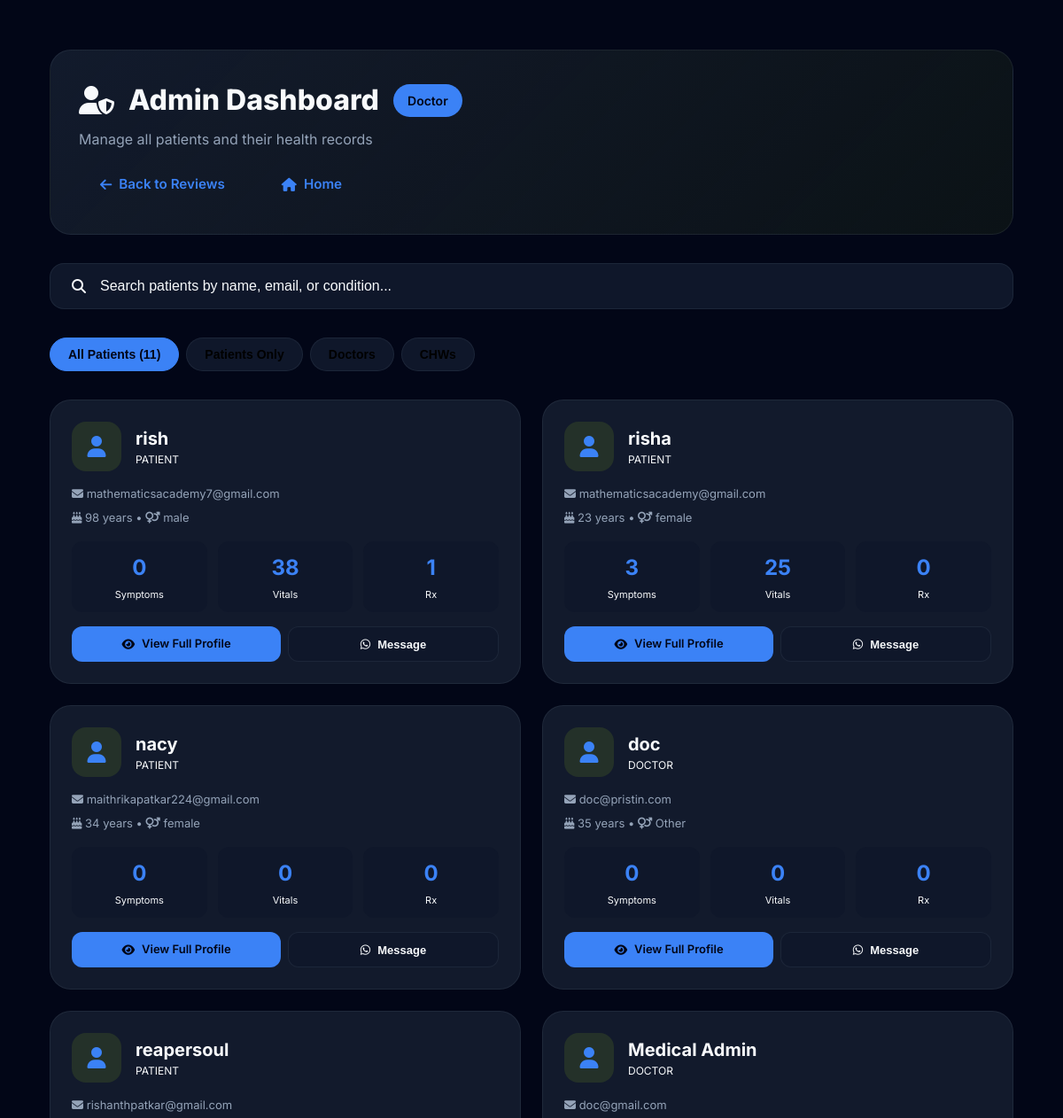
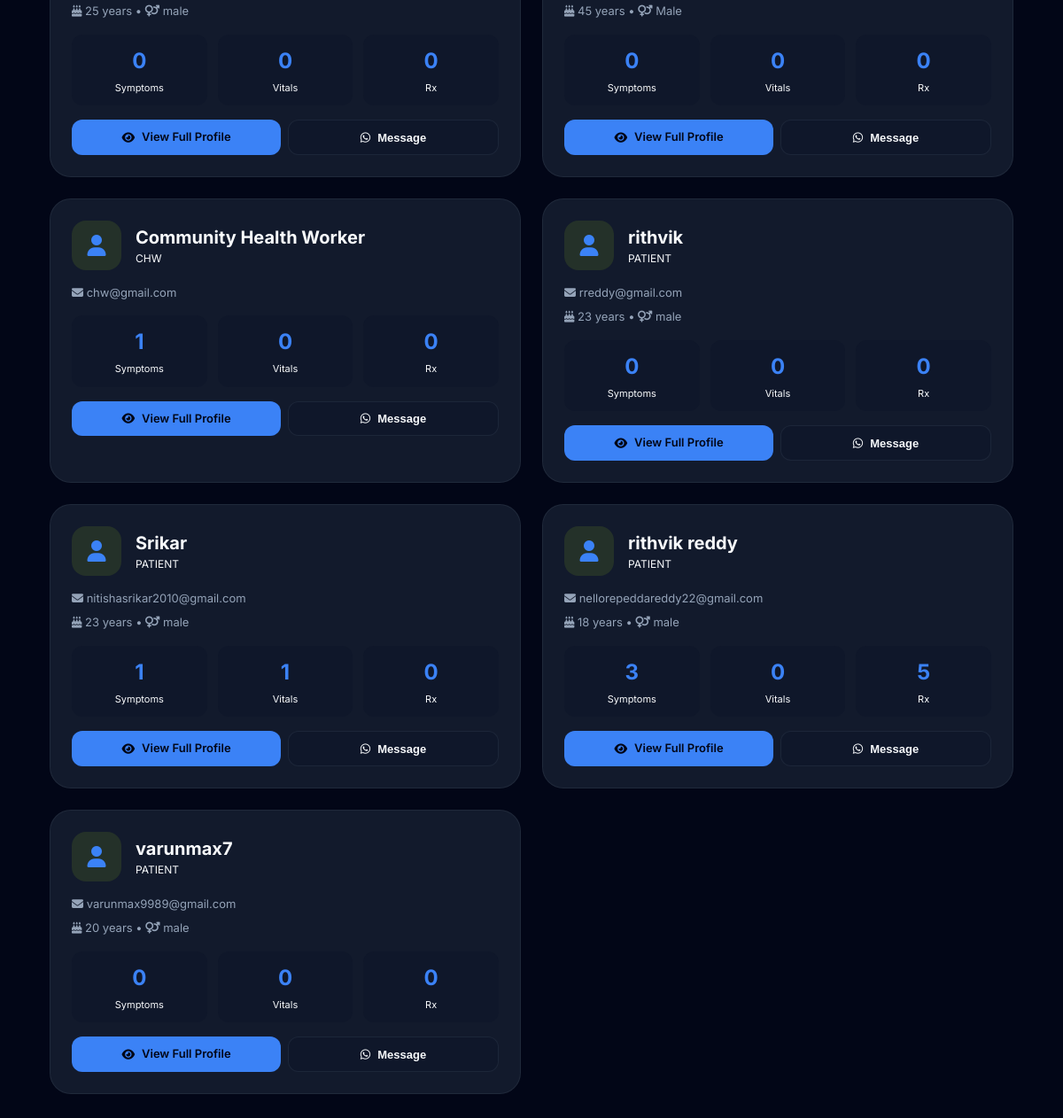
Before: /admin/patients (signed in) with the older database file (2 pictures, top to bottom).
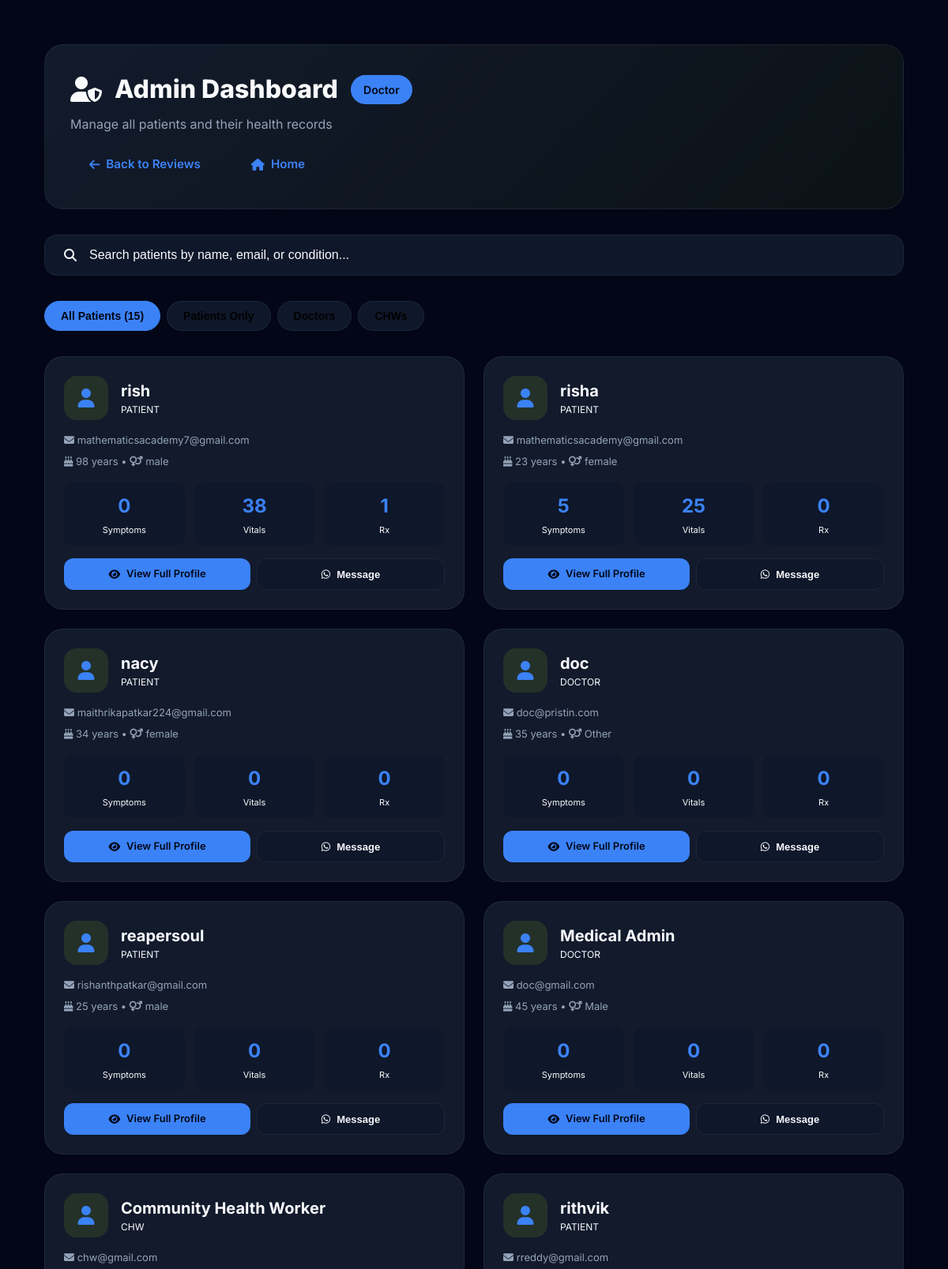
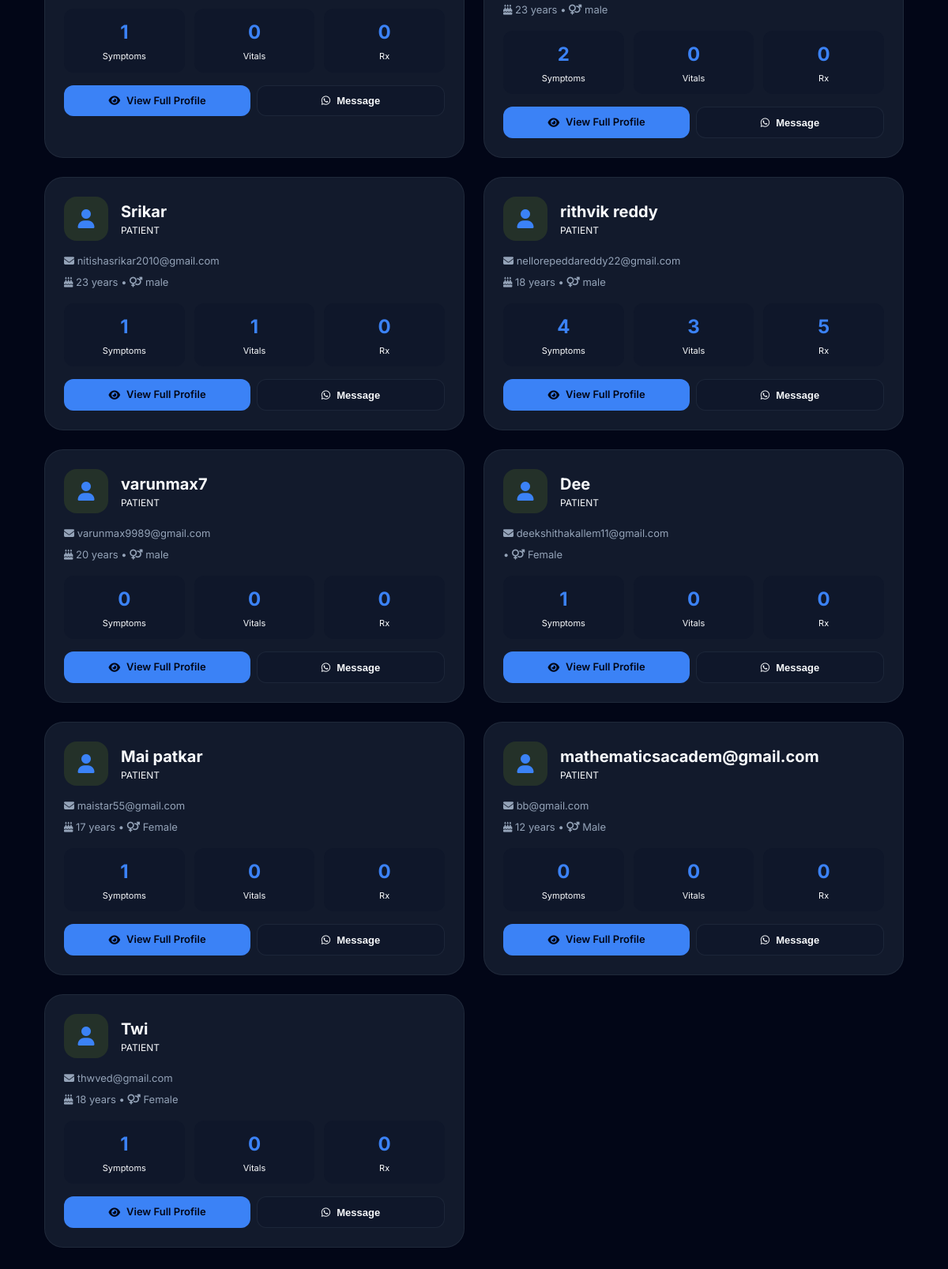
After: the same page with the newer database file (2 pictures, top to bottom).
### app.py (models this page shows)
class User(db.Model, UserMixin):
    id = db.Column(db.Integer, primary_key=True)
    username = db.Column(db.String(150), unique=True, nullable=False)
    email = db.Column(db.String(150), unique=True, nullable=False)
    password = db.Column(db.String(150), nullable=False)
    age = db.Column(db.Integer, nullable=True)
    gender = db.Column(db.String(20), nullable=True)
    existing_conditions = db.Column(db.Text, nullable=True)  # Comma-separated conditions
    role = db.Column(db.String(20), default='patient')  # patient, doctor, chw (community health worker)
    whatsapp_number = db.Column(db.String(20), nullable=True)  # Format: +91XXXXXXXXXX
    family_whatsapp = db.Column(db.String(20), nullable=True)  # Emergency contact WhatsApp
    preferred_language = db.Column(db.String(10), default='english')  # english, hindi, telugu, tamil, bengali, marathi
    symptom_reports = db.relationship('SymptomReport', backref='user', lazy=True, foreign_keys='SymptomReport.user_id')
    prescriptions = db.relationship('Prescription', backref='user', lazy=True)
    vital_records = db.relationship('VitalRecord', backref='user', lazy=True)
    appointments = db.relationship('Appointment', backref='user', lazy=True, foreign_keys='Appointment.user_id')

### app.py (the view)
@app.route('/admin/patients')
@login_required
@doctor_required
def admin_all_patients():
    all_users = User.query.all()
    patients_data = []
    for user in all_users:
        user_data = {
            'id': user.id,
            'username': user.username,
            'email': user.email,
            'role': user.role,
            'age': user.age,
            'gender': user.gender,
            'whatsapp_number': user.whatsapp_number,  # Added for admin messaging
            'symptom_count': SymptomReport.query.filter_by(user_id=user.id).count(),
            'vital_count': VitalRecord.query.filter_by(user_id=user.id).count(),
            'prescription_count': Prescription.query.filter_by(user_id=user.id).count()
        }
        patients_data.append(user_data)
    return render_template('admin_patients.html', all_patients=patients_data)

### app.py (called while the page is built)
@app.context_processor
def inject_languages():
    return dict(LANGUAGES=LANGUAGES, now=datetime.utcnow)

def doctor_required(f):
    from functools import wraps
    @wraps(f)
    def decorated_function(*args, **kwargs):
        if not current_user.is_authenticated or current_user.role not in ['doctor', 'chw']:
            flash('Access denied. Doctor or CHW role required.', 'error')
            return redirect(url_for('dashboard'))
        return f(*args, **kwargs)
    return decorated_function

@login_manager.user_loader
def load_user(user_id):
    return User.query.get(int(user_id))

@app.after_request
def add_security_headers(response):
    response.headers['X-Frame-Options'] = 'SAMEORIGIN'
    response.headers['X-Content-Type-Options'] = 'nosniff'
    response.headers['Referrer-Policy'] = 'strict-origin-when-cross-origin'
    return response

### templates/admin_patients.html (shortened to what this page needs)
<!DOCTYPE html>
<html lang="en">
<head>
    <link rel="stylesheet" href="https://cdnjs.cloudflare.com/ajax/libs/font-awesome/6.4.0/css/all.min.css">
    <link rel="stylesheet" href="/static/css/style.css">
</head>
<body>
    <div class="container">
        <div class="admin-header">
            <div class="admin-title">
                <i class="fas fa-user-shield"></i>
                {{ 'Admin Dashboard' | translate }}
                <span class="admin-badge">{{ 'Doctor' | translate }}</span>
            </div>
            <p style="color: var(--text-secondary); margin-top: 0.5rem;">
                {{ 'Manage all patients and their health records' | translate }}
            </p>
            <div style="margin-top: 1rem; display: flex; gap: 1rem;">
                <a href="{{ url_for('doctor_dashboard') }}" class="btn btn-ghost">
                    <i class="fas fa-arrow-left"></i> {{ 'Back to Reviews' | translate }}
                </a>
                <a href="{{ url_for('dashboard') }}" class="btn btn-ghost">
                    <i class="fas fa-home"></i> {{ 'Home' | translate }}
                </a>
            </div>
        </div>
        <div class="search-bar">
            <i class="fas fa-search" style="color: var(--text-tertiary);"></i>
            <input type="text" id="searchInput"
                placeholder="{{ 'Search patients by name, email, or condition...' | translate }}"
                onkeyup="filterPatients()">
        </div>
        <div class="filter-tabs">
            <button class="filter-tab active" onclick="filterByRole('all')">{{ 'All Patients' | translate }} ({{
                all_patients|length
                }})</button>
            <button class="filter-tab" onclick="filterByRole('patient')">{{ 'Patients Only' | translate }}</button>
            <button class="filter-tab" onclick="filterByRole('doctor')">{{ 'Doctors' | translate }}</button>
            <button class="filter-tab" onclick="filterByRole('chw')">{{ 'CHWs' | translate }}</button>
        </div>
        <div class="patient-grid" id="patientGrid">
            {% for patient in all_patients %}
            <div class="patient-card" data-role="{{ patient.role }}" data-name="{{ patient.username.lower() }}"
                data-email="{{ patient.email.lower() }}">
                <div class="patient-header">
                    <div class="patient-avatar">
                        <i class="fas fa-user"></i>
                    </div>
                    <div style="flex: 1;">
                        <div class="patient-name">{{ patient.username }}</div>
                        <div class="patient-role">{{ patient.role }}</div>
                    </div>
                </div>
                <div style="font-size: 0.8125rem; color: var(--text-secondary); margin-bottom: 0.5rem;">
                    <i class="fas fa-envelope"></i> {{ patient.email }}
                </div>
                {% if patient.age or patient.gender %}
                <div style="font-size: 0.8125rem; color: var(--text-secondary); margin-bottom: 1rem;">
                    {% if patient.age %}<i class="fas fa-birthday-cake"></i> {{ patient.age }} years{% endif %}
                    {% if patient.gender %} • <i class="fas fa-venus-mars"></i> {{ patient.gender }}{% endif %}
                </div>
                {% endif %}
                <div class="patient-stats">
                    <div class="stat-mini">
                        <div class="stat-mini-value">{{ patient.symptom_count }}</div>
                        <div class="stat-mini-label">Symptoms</div>
                    </div>
                    <div class="stat-mini">
                        <div class="stat-mini-value">{{ patient.vital_count }}</div>
                        <div class="stat-mini-label">Vitals</div>
                    </div>
                    <div class="stat-mini">
                        <div class="stat-mini-value">{{ patient.prescription_count }}</div>
                        <div class="stat-mini-label">Rx</div>
                    </div>
                </div>
                <div class="patient-actions">
                    <a href="{{ url_for('admin_patient_detail', patient_id=patient.id) }}" class="btn-action btn-view">
                        <i class="fas fa-eye"></i> {{ 'View Full Profile' | translate }}
                    </a>
                    {% if patient.whatsapp_number %}
                    <button class="btn-action btn-message"
                        onclick="openWhatsAppModal({{ patient.id }}, '{{ patient.username }}', '{{ patient.whatsapp_number }}')">
                        <i class="fab fa-whatsapp"></i> {{ 'Message' | translate }}
                    </button>
                    {% else %}
                    <button class="btn-action btn-message"
                        onclick="alert('{{ 'No WhatsApp number registered for this patient.' | translate }}')">
                        <i class="fab fa-whatsapp"></i> {{ 'Message' | translate }}
                    </button>
                    {% endif %}
                </div>
            </div>
            {% endfor %}
        </div>
    </div>
</body>
</html>

### static/css/style.css (style rules this page uses)
:root { --bg-primary: #020617; --bg-secondary: #0f172a; --bg-card: rgba(30, 41, 59, 0.6); --bg-card-hover: rgba(51, 65, 85, 0.7); --bg-sidebar: rgba(15, 23, 42, 0.95); --primary: #3b82f6; --primary-glow: rgba(59, 130, 246, 0.5); --secondary: #06b6d4; --success: #10b981; --warning: #f59e0b; --error: #ef4444; --info: #3b82f6; --text-primary: #f8fafc; --text-secondary: #94a3b8; --text-muted: #64748b; --border-color: rgba(148, 163, 184, 0.1); --radius-sm: 8px; --radius-md: 12px; --radius-lg: 16px; --radius-xl: 24px; --radius-full: 9999px; --shadow-sm: 0 1px 2px 0 rgba(0, 0, 0, 0.05); --shadow-md: 0 4px 6px -1px rgba(0, 0, 0, 0.1), 0 2px 4px -1px rgba(0, 0, 0, 0.06); --shadow-lg: 0 10px 15px -3px rgba(0, 0, 0, 0.1), 0 4px 6px -2px rgba(0, 0, 0, 0.05); --shadow-xl: 0 20px 25px -5px rgba(0, 0, 0, 0.1), 0 10px 10px -5px rgba(0, 0, 0, 0.04); --glow-blue: 0 0 15px rgba(59, 130, 246, 0.3); --glow-cyan: 0 0 15px rgba(6, 182, 212, 0.3); --font-sans: 'Inter', system-ui, -apple-system, sans-serif; }
* { margin: 0; padding: 0; box-sizing: border-box; -webkit-tap-highlight-color: transparent; }
body { font-family: var(--font-sans); background-color: var(--bg-primary); background-image: radial-gradient(circle at 15% 50%, rgba(59, 130, 246, 0.08), transparent 25%), radial-gradient(circle at 85% 30%, rgba(6, 182, 212, 0.08), transparent 25%); background-attachment: fixed; color: var(--text-primary); line-height: 1.5; overflow-x: hidden; min-height: 100vh; }
a { color: var(--primary); text-decoration: none; transition: all 0.2s; }
.container { max-width: 1400px; margin: 0 auto; padding: 1.5rem; }
.btn { display: inline-flex; align-items: center; justify-content: center; padding: 0.75rem 1.5rem; border-radius: var(--radius-md); font-weight: 600; font-size: 0.95rem; transition: all 0.3s cubic-bezier(0.4, 0, 0.2, 1); cursor: pointer; border: none; gap: 0.5rem; }
.nav-link, .btn, .quick-action-card, .lang-btn, .floating-ai-btn { cursor: pointer !important; }

Changed rows visible on the page:
computed for User "risha": symptom_count "3" → "5"
changed User "rithvik": symptom_count "0" → "2"
computed for User "rithvik reddy": symptom_count "3" → "4"; vital_count "0" → "3"
added User: username "Dee", role "PATIENT", email "deekshithakallem11@gmail.com", gender "Female", symptom_count "1", vital_count "0", prescription_count "0", value "View Full Profile", value "Message"
added User: username "Mai patkar", role "PATIENT", email "maistar55@gmail.com", age "17", gender "Female", symptom_count "1", vital_count "0", prescription_count "0", value "View Full Profile", value "Message"
added User: username "mathematicsacadem@gmail.com", role "PATIENT", email "bb@gmail.com", age "12", gender "Male", symptom_count "0", vital_count "0", prescription_count "0", value "View Full Profile", value "Message"
added User: username "Twi", role "PATIENT", email "thwved@gmail.com", age "18", gender "Female", symptom_count "1", vital_count "0", prescription_count "0", value "View Full Profile", value "Message"
Other visible differences:
{{ all_patients|length }}: "11" → "15"
